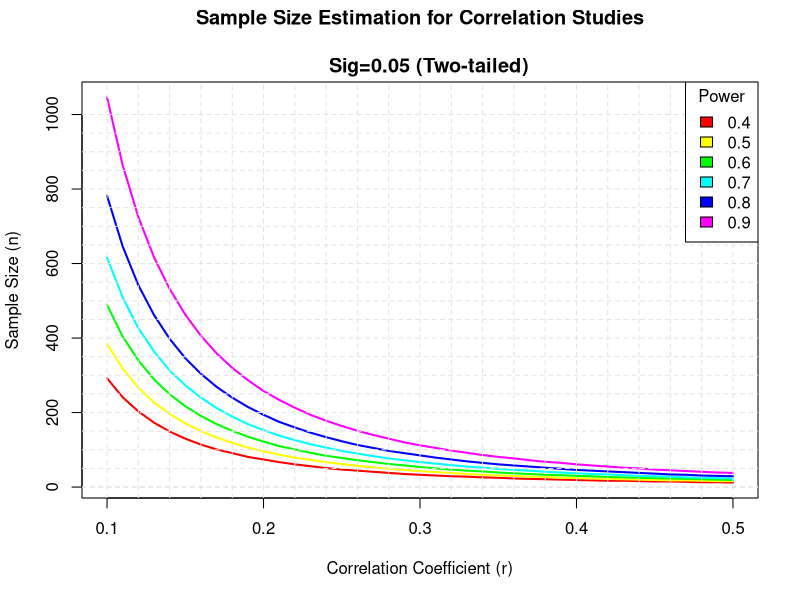

Write the R code that produced this figure.
### Power Analysis

install.packages("pwr", dependencies = TRUE)
library(pwr)

# For a one-way ANOVA comparing 5 groups, calculate the
# sample size needed in each group to obtain a power of
# 0.80, when the effect size is moderate (0.25) and a
# significance level of 0.05 is employed.
pwr.anova.test(k=5,f=.25,sig.level=.05,power=.8)

# What is the power of a one-tailed t-test, with a
# significance level of 0.01, 25 people in each group, 
# and an effect size equal to 0.75?
pwr.t.test(n=25,d=0.75,sig.level=.01,alternative="greater")

# Using a two-tailed test proportions, and assuming a
# significance level of 0.01 and a common sample size of 
# 30 for each proportion, what effect size can be detected 
# with a power of .75? 
pwr.2p.test(n = 30, sig.level = 0.01, power = 0.75)



# Plot sample size curves for detecting correlations of
# various sizes.

# range of correlations
r <- seq(.1, .5, .01)
nr <- length(r)

# power values
p <- seq(.4, .9, .1)
np <- length(p)

# obtain sample sizes
samsize <- array(numeric(nr * np), dim = c(nr, np))
for (i in 1:np) {
    for (j in 1:nr) {
        result <- pwr.r.test(n = NULL, r = r[j],
     sig.level = .05, power = p[i],
     alternative = "two.sided")
        samsize[j, i] <- ceiling(result$n)
    }
}

# set up graph
xrange <- range(r)
yrange <- round(range(samsize))
colors <- rainbow(length(p))
plot(xrange, yrange, type = "n",
   xlab = "Correlation Coefficient (r)",
   ylab = "Sample Size (n)")

# add power curves
for (i in 1:np) {
    lines(r, samsize[, i], type = "l", lwd = 2, col = colors[i])
}

# add annotation (grid lines, title, legend) 
abline(v = 0, h = seq(0, yrange[2], 50), lty = 2, col = "grey89")
abline(h = 0, v = seq(xrange[1], xrange[2], .02), lty = 2,
    col = "grey89")
title("Sample Size Estimation for Correlation Studies\n
   Sig=0.05 (Two-tailed)")
legend("topright", title = "Power", as.character(p),
    fill = colors)
